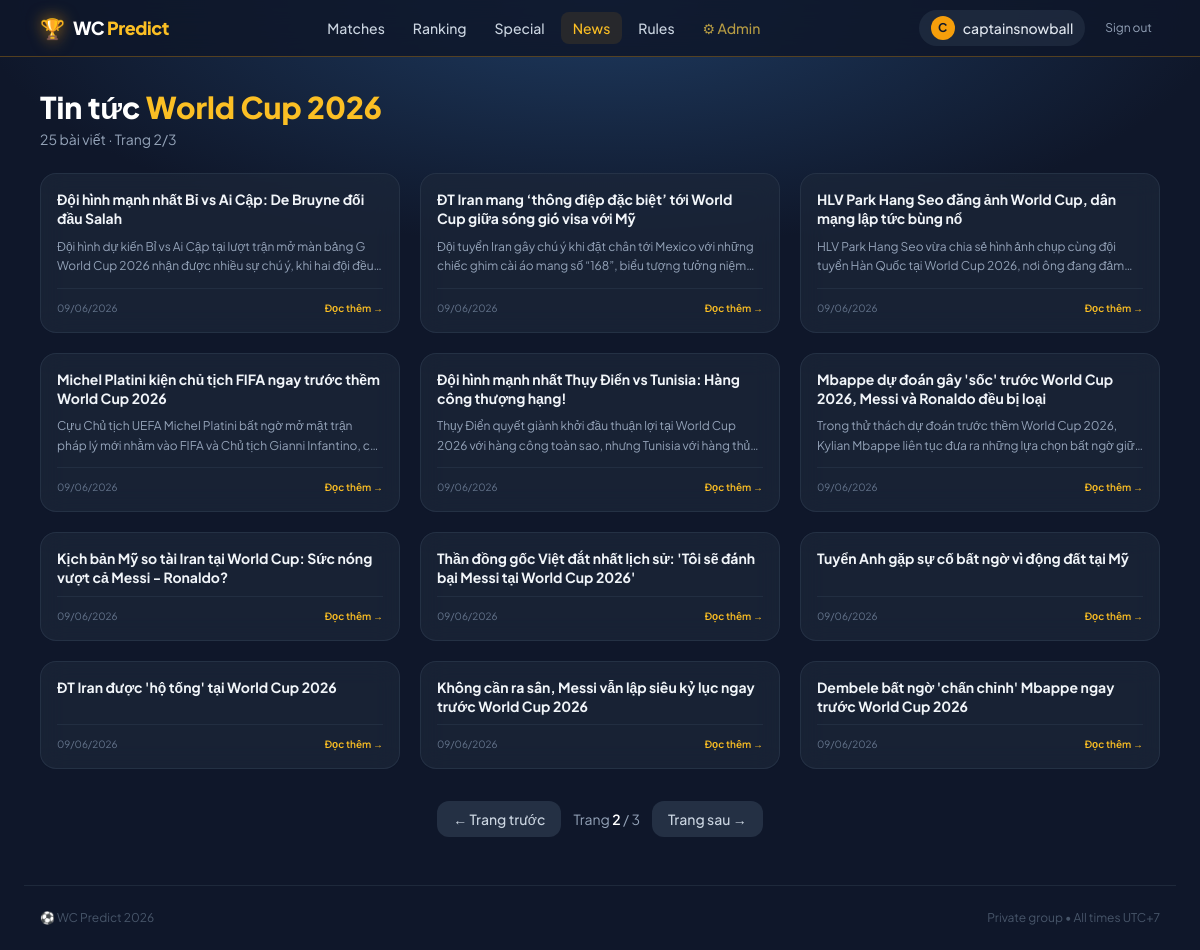
/news?page=2 (signed in), run on the app's committed database.
### models.py (models this page shows)
class User(Base):
    __tablename__ = "users"
    id = Column(Integer, primary_key=True, index=True)
    username = Column(String, unique=True, index=True, nullable=False)
    email = Column(String, unique=True, index=True, nullable=True)
    password_hash = Column(String, nullable=False)
    is_admin = Column(Boolean, default=False)
    total_score = Column(Integer, default=0)
    stars_remaining = Column(Integer, default=3)
    predictions = relationship("Prediction", back_populates="user")
    special_answers = relationship("SpecialEventAnswer", back_populates="user")
    champion_bets = relationship("ChampionBet", back_populates="user")

class Article(Base):
    __tablename__ = "articles"
    id            = Column(Integer, primary_key=True, index=True)
    title         = Column(String, nullable=False)
    source_url    = Column(String, unique=True, nullable=False, index=True)
    thumbnail_url = Column(String, nullable=True)
    excerpt       = Column(Text, nullable=True)
    published_at  = Column(DateTime, nullable=True)
    crawled_at    = Column(DateTime, nullable=False)

### main.py (the view)
@app.get("/news", response_class=HTMLResponse)
async def news_page(request: Request, db: Session = Depends(get_db)):
    user = get_current_user(request, db)
    if not user:
        return RedirectResponse("/login", status_code=302)
    page = max(1, int(request.query_params.get("page", 1)))
    per_page = 12
    total = db.query(Article).count()
    total_pages = max(1, (total + per_page - 1) // per_page)
    page = min(page, total_pages)
    articles = (
        db.query(Article)
        .order_by(Article.crawled_at.desc())
        .offset((page - 1) * per_page)
        .limit(per_page)
        .all()
    )
    msg, cat = get_flash(request)
    resp = templates.TemplateResponse("news.html", {
        "request": request,
        "user": user,
        "articles": articles,
        "page": page,
        "total_pages": total_pages,
        "total": total,
        "flash_msg": msg,
        "flash_cat": cat,
    })
    resp.delete_cookie("flash_msg")
    resp.delete_cookie("flash_cat")
    return resp

### templates/news.html (shortened to what this page needs)
{% extends "base.html" %}
{% block content %}
<div class="mb-6">
  <h1 class="text-3xl font-extrabold text-white">Tin tức <span class="text-amber-400">World Cup 2026</span></h1>
  <p class="text-slate-400 text-sm mt-1">
    {% if total %}{{ total }} bài viết{% else %}Chưa có bài viết nào{% endif %}
    {% if total_pages > 1 %} · Trang {{ page }}/{{ total_pages }}{% endif %}
  </p>
</div>
{% if articles %}
<div class="grid grid-cols-1 sm:grid-cols-2 lg:grid-cols-3 gap-5">
  {% for a in articles %}
  <a href="{{ a.source_url }}" target="_blank" rel="noopener noreferrer"
     class="glass border border-slate-700/50 rounded-2xl overflow-hidden flex flex-col
            hover:border-amber-500/40 hover:shadow-lg hover:shadow-amber-500/10 transition-all duration-200 group">
    <div class="flex flex-col flex-1 p-4">
      <h2 class="text-sm font-bold text-slate-100 group-hover:text-amber-300 transition-colors leading-snug mb-2 line-clamp-3">
        {{ a.title }}
      </h2>
      {% if a.excerpt %}
      <p class="text-xs text-slate-400 leading-relaxed line-clamp-2 flex-1 mb-3">{{ a.excerpt }}</p>
      {% else %}
      <div class="flex-1"></div>
      {% endif %}
      <div class="flex items-center justify-between mt-auto pt-3 border-t border-slate-700/40">
        <span class="text-[10px] text-slate-500">
          {% if a.published_at %}
            {{ (a.published_at | local).strftime('%d/%m/%Y') }}
          {% else %}
            {{ (a.crawled_at | local).strftime('%d/%m/%Y') }}
          {% endif %}
        </span>
        <span class="text-[10px] font-semibold text-amber-400 group-hover:text-amber-300 transition-colors">
          Đọc thêm →
        </span>
      </div>
    </div>
  </a>
  {% endfor %}
</div>
{% if total_pages > 1 %}
<div class="flex items-center justify-center gap-3 mt-8">
  {% if page > 1 %}
  <a href="?page={{ page - 1 }}"
     class="px-4 py-2 rounded-xl bg-slate-700/60 hover:bg-slate-700 text-slate-300 text-sm font-medium transition-colors">
    ← Trang trước
  </a>
  {% endif %}
  <span class="text-sm text-slate-400">Trang <span class="text-white font-semibold">{{ page }}</span> / {{ total_pages }}</span>
  {% if page < total_pages %}
  <a href="?page={{ page + 1 }}"
     class="px-4 py-2 rounded-xl bg-slate-700/60 hover:bg-slate-700 text-slate-300 text-sm font-medium transition-colors">
    Trang sau →
  </a>
  {% endif %}
</div>
{% endif %}
{% endif %}
{% endblock %}

### templates/base.html (shortened to what this page needs)
<!DOCTYPE html>
<html lang="en">
<head>
  <script src="https://cdn.tailwindcss.com"></script>
</head>
<body>
{% if user is defined and user %}
<nav class="border-b border-amber-500/30 sticky top-0 z-50"
     style="background:rgba(15,23,42,.85);backdrop-filter:blur(16px);-webkit-backdrop-filter:blur(16px);"
     x-data="{ open: false }">
  <div class="max-w-6xl mx-auto px-4">
    <div class="flex items-center justify-between h-14">
      <a href="/matches" class="flex items-center gap-2 group">
        <span class="text-xl" style="filter:drop-shadow(0 0 8px rgba(245,158,11,.7))">🏆</span>
        <span class="font-extrabold text-lg tracking-tight text-white group-hover:text-amber-400 transition-colors">
          WC <span class="text-amber-400">Predict</span>
        </span>
      </a>
      <div class="hidden md:flex items-center gap-1">
        {% set path = request.url.path %}
        {% for label, href in [('Matches','/matches'),('Ranking','/ranking'),('Special','/special'),('News','/news'),('Rules','/rules')] %}
        <a href="{{ href }}"
           class="px-3 py-1.5 rounded-lg text-sm font-medium transition-all duration-150
                  {% if path.startswith(href) %}text-amber-400 bg-amber-500/10{% else %}text-slate-300 hover:text-white hover:bg-slate-700/50{% endif %}">
          {{ label }}
        </a>
        {% endfor %}
        {% if user.is_admin %}
        <a href="/admin"
           class="px-3 py-1.5 rounded-lg text-sm font-medium transition-all duration-150
                  {% if path.startswith('/admin') %}text-amber-400 bg-amber-500/10{% else %}text-amber-300/70 hover:text-amber-300 hover:bg-amber-500/10{% endif %}">
          ⚙ Admin
        </a>
        {% endif %}
      </div>
      <div class="hidden md:flex items-center gap-3">
        <a href="/profile" class="flex items-center gap-2 bg-slate-700/40 hover:bg-slate-700/70 rounded-full px-3 py-1.5 transition-colors group">
          <div class="w-6 h-6 rounded-full bg-amber-500 flex items-center justify-center text-xs font-bold text-slate-900">
            {{ user.username[0].upper() }}
          </div>
          <span class="text-sm font-medium text-slate-200 group-hover:text-white">{{ user.username }}</span>
        </a>
        <a href="/logout" class="text-xs text-slate-400 hover:text-red-400 transition-colors px-2 py-1">
          Sign out
        </a>
      </div>
    </div>
  </div>
</nav>
{% endif %}
<main class="max-w-6xl mx-auto px-4 py-8">
  {% block content %}{% endblock %}
</main>
<footer class="max-w-6xl mx-auto px-4 py-6 mt-4 border-t border-slate-800 flex items-center justify-between text-xs text-slate-600">
  <span>⚽ WC Predict 2026</span>
  <span>Private group • All times UTC+7</span>
</footer>
</body>
</html>

### templates/base.html (style rules this page uses)
body { background-color: #0f172a; background-image: radial-gradient(ellipse 80% 40% at 50% 0%, #1e3a5f 0%, #0f172a 65%); color: #f8fafc; font-family: 'Plus Jakarta Sans', sans-serif; min-height: 100vh; }
.glass { background: rgba(30, 41, 59, 0.65); backdrop-filter: blur(12px); -webkit-backdrop-filter: blur(12px); }

### data on the page
User: username "C", username "captainsnowball"
Article: title "Đội hình mạnh nhất Bỉ vs Ai Cập: De Bruyne đối đầu Salah", excerpt "Đội hình dự kiến Bỉ vs Ai Cập tại lượt trận mở màn bảng G World Cup 2026 nhận được nhiều sự chú ý, khi hai đội…", published_at "09/06/2026"
Article: title "ĐT Iran mang ‘thông điệp đặc biệt’ tới World Cup giữa sóng gió visa với Mỹ", excerpt "Đội tuyển Iran gây chú ý khi đặt chân tới Mexico với những chiếc ghim cài áo mang số “168”, biểu tượng tưởng…", published_at "09/06/2026"
Article: title "HLV Park Hang Seo đăng ảnh World Cup, dân mạng lập tức bùng nổ", excerpt "HLV Park Hang Seo vừa chia sẻ hình ảnh chụp cùng đội tuyển Hàn Quốc tại World Cup 2026, nơi ông đang…", published_at "09/06/2026"
Article: title "Michel Platini kiện chủ tịch FIFA ngay trước thềm World Cup 2026", excerpt "Cựu Chủ tịch UEFA Michel Platini bất ngờ mở mặt trận pháp lý mới nhằm vào FIFA và Chủ tịch Gianni Infantino,…", published_at "09/06/2026"
Article: title "Đội hình mạnh nhất Thụy Điển vs Tunisia: Hàng công thượng hạng!", excerpt "Thụy Điển quyết giành khởi đầu thuận lợi tại World Cup 2026 với hàng công toàn sao, nhưng Tunisia với hàng…", published_at "09/06/2026"
Article: title "Mbappe dự đoán gây 'sốc' trước World Cup 2026, Messi và Ronaldo đều bị loại", excerpt "Trong thử thách dự đoán trước thềm World Cup 2026, Kylian Mbappe liên tục đưa ra những lựa chọn bất ngờ…", published_at "09/06/2026"
Article: title "Kịch bản Mỹ so tài Iran tại World Cup: Sức nóng vượt cả Messi - Ronaldo?", published_at "09/06/2026"
Article: title "Thần đồng gốc Việt đắt nhất lịch sử: 'Tôi sẽ đánh bại Messi tại World Cup 2026'", published_at "09/06/2026"
Article: title "Tuyển Anh gặp sự cố bất ngờ vì động đất tại Mỹ", published_at "09/06/2026"
Article: title "ĐT Iran được 'hộ tống' tại World Cup 2026", published_at "09/06/2026"
Article: title "Không cần ra sân, Messi vẫn lập siêu kỷ lục ngay trước World Cup 2026", published_at "09/06/2026"
Article: title "Dembele bất ngờ 'chấn chỉnh' Mbappe ngay trước World Cup 2026", published_at "09/06/2026"

### other printed values
{{ label }} "Matches" "Ranking" "Special" "News" "Rules"
{{ total }} "25"
{{ page }} "2"
{{ total_pages }} "3"
